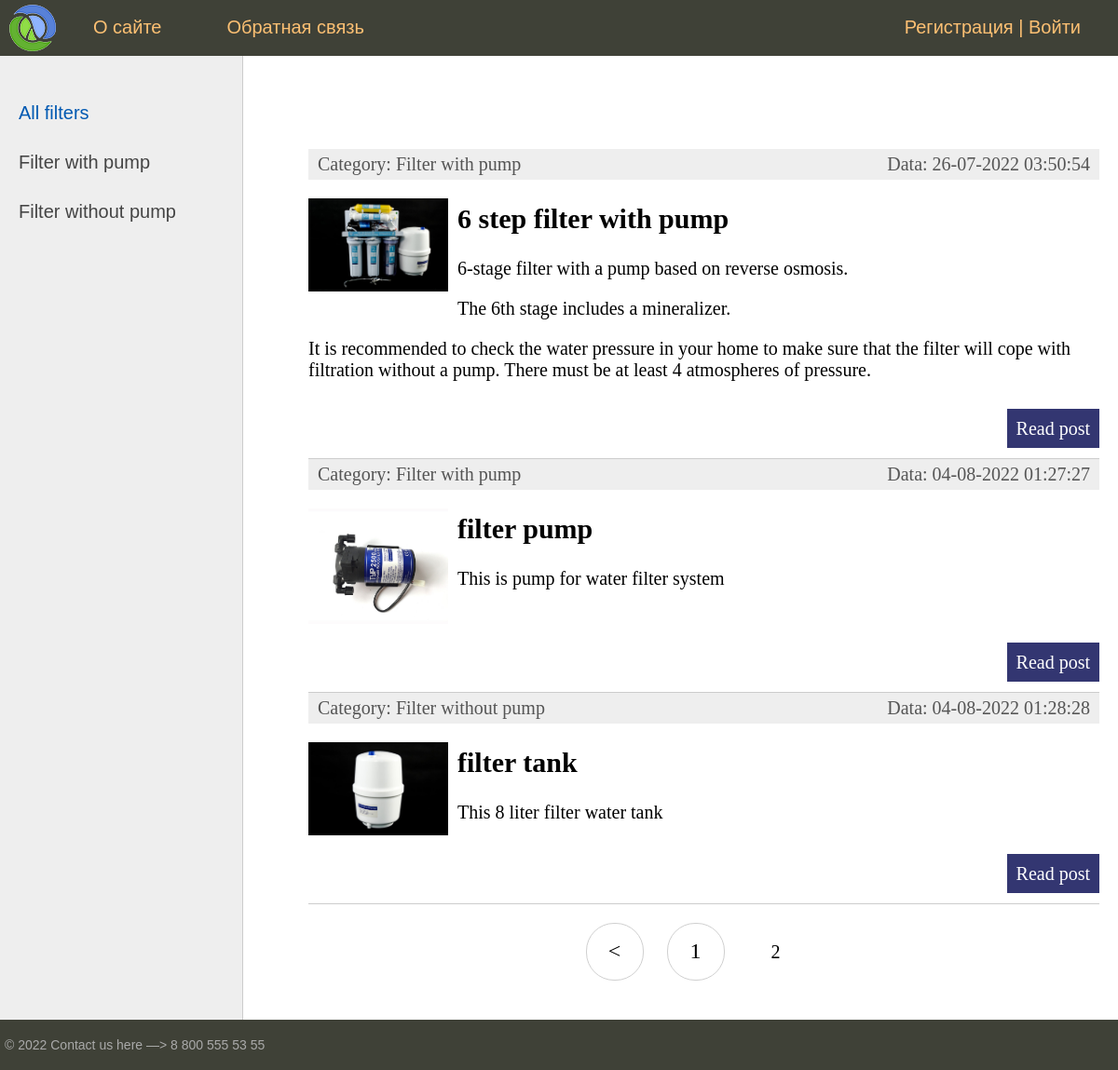
Screenshot of /?page=2 with the database file from the repository.
### filter/models.py (models this page shows, shortened)
class Category(models.Model):
    name = models.CharField(max_length=100, db_index=True, verbose_name="Type of filter")
    slug = models.SlugField(max_length=255, unique=True, db_index=True, verbose_name="URL")
    def __str__(self):
        return self.name
    def get_absolute_url(self):
        return reverse('category', kwargs={'cat_slug': self.slug})
    class Meta:
        verbose_name_plural = 'Categories'

class Filter(models.Model):
    title = models.CharField(max_length=255, verbose_name="Заголовок")
    slug = models.SlugField(max_length=255, unique=True, db_index=True, verbose_name="URL")
    content = models.TextField(blank=True, verbose_name="Текст инфо о фильтре")
    photo = models.ImageField(upload_to="photos/%Y/%m/%d/", verbose_name="Фото")
    time_create = models.DateTimeField(auto_now_add=True, verbose_name="Время создания")
    time_update = models.DateTimeField(auto_now=True, verbose_name="Время обновления")
    is_published = models.BooleanField(default=True, verbose_name="Опубликовано")
    cat = models.ForeignKey('Category', on_delete=models.PROTECT, null=True, verbose_name="Категории") ##category, ключ форейгн кэй который ссылается на класс Categoryf1
    def get_absolute_url(self):
        return reverse('post', kwargs={'post_slug': self.slug})
    class Meta:
        ordering = ['id'] #сортировка списка постов

### filter/views.py (the view)
# urls.py: path('', FilterHome.as_view(), name='home'),
class FilterHome(DataMixin, ListView): # класс представления страницы заменяет строчки кода с def index(request)
    model = Filter
    template_name = 'filter/index.html'
    context_object_name = 'posts'
    def get_context_data(self, *, object_list=None, **kwargs):
        context = super().get_context_data(**kwargs)
        c_def = self.get_user_context(title="Main page")    # c_def <- эта строка вызывает код с util.py в котором написан контекст
        return dict(list(context.items()) + list(c_def.items()))
    def get_queryset(self):
        return Filter.objects.filter(is_published=True)

### filter/templatetags/filter_tags.py (called while the page is built)
@register.inclusion_tag('filter/list_categories.html')
def show_categories(sort=None, cat_selected=0 ):
    if not sort:
        cats = Category.objects.all()
    else:
        cats = Category.objects.order_by(sort)
    return {"cats": cats, "cat_selected": cat_selected}

### filter/utils.py (called while the page is built)
    def get_user_context(self, **kwargs):
        context = kwargs
        cats = Category.objects.annotate(Count('filter'))
        user_menu = menu.copy()
        if not self.request.user.is_authenticated:
            user_menu.pop(1)
        context['menu'] = user_menu
        context['cats'] = cats
        if 'cat_selected' not in context:
            context['cat_selected'] = 0
        return context

### filter/templates/filter/index.html (shortened to what this page needs)
{% extends 'filter/base.html' %}
{% block content %}
<ul class="list-articles">
	{% for p in posts %}
			<li><div class="article-panel">
				<p class="first">Category: {{p.cat}}</p>
				<p class="last">Data: {{p.time_update|date:"d-m-Y H:i:s"}}</p>
			</div>
{% if p.photo %}
				<p><img class="img-article-left thumb" src="{{p.photo.url}}"></p>
{% endif %}
				<h2>{{p.title}}</h2>
	{% autoescape on %}
	{{p.content|linebreaks|truncatewords:50}}
	{% endautoescape %}
			<p class="link-read-post"><a href="{{ p.get_absolute_url }}">Read post</a></p>
			</li>
	{% endfor %}
</ul>
{% endblock %}

### filter/templates/filter/base.html (shortened to what this page needs)
{% load static %}
{% load filter_tags %}
<html>
<head>
	<link type="text/css" href="{% static 'filter/css/styles.css' %}" rel="stylesheet" />
</head>
<body>
<table class="table-page" border=0 cellpadding="0" cellspacing="0">
<tr><td valign=top>
{% block mainmenu %}
		<div class="header">
			<ul id="mainmenu" class="mainmenu">
			<li class="logo"><a href="{% url 'home' %}"><div class="logo"></div></a></li>
{% for m in menu %}
			<li><a href="{% url m.url_name %}">{{m.title}}</a></li>
{% endfor %}
			{% if request.user.is_authenticated %}
				<li class="last"> {{ user.username }} | <a href="{% url 'logout' %}">Log out</a></li>
				{% else %}
			<li class="last"> <a href="{% url 'register' %}">Регистрация</a> | <a href="{% url 'login' %}">Войти</a></li>
				{% endif %}
			</ul>
		</div>
{% endblock mainmenu %}
<table class="table-content" border=0 cellpadding="0" cellspacing="0">
<tr>
	<td valign="top" class="left-chapters">
	<ul id="leftchapters">
{% if cat_selected == 0 %}
		<li class="selected">All filters</li>
{% else %}
		<li><a href="{% url 'home' %}"> All filters</a></li>
{% endif %}
{% for c in cats %}
{% if c.filter__count > 0 %}
		{% if c.pk == cat_selected %}
			<li class="selected"> {{c.name}}</li>
		{% else %}
			<li><a href="{{ c.get_absolute_url }}"> {{c.name}} </a> </li>
		{% endif %}
{% endif %}
	{% endfor %}
	</ul>
</td>
<td valign="top" class="content">
	<div class="content-text">
{% block content %}
{% endblock %}
{% if page_obj.has_other_pages %}
		<nav class="list-pages">
			<ul>
{% if page_obj.has_previous %}
<li class="page-num">
	<a href="?page={{page_obj.previous_page_number}}"> &lt; </a>
</li>
{% endif %}
			{% for p in paginator.page_range %}
			{% if page_obj.number == p %}
			<li class="page-num page-num-selected">{{ p }}</li>
			{% elif p >= page_obj.number|add:-2 and p <= page_obj.number|add:2  %}
			<li class="page-num">
				<a href="?page={{ p }}">{{ p }}</a>
			</li>
			{% endif %}
			{% endfor %}
			</ul>
		</nav>
{% endif %}
	</div>
</td></tr></table>
</td></tr>
<tr><td valign=top>
	<div id="footer">
		<p>&copy; 2022 Contact us here —> 8 800 555 53 55</p>
	</div>
</td></tr></table>
</body>
</html>

### filter/static/filter/css/styles.css (style rules this page uses)
html, body { font-family: 'Arial'; margin: 0; padding: 0; height: 100%; width: 100%; color: #444; }
a { color: #0059b2; text-decoration: none; }
img { max-width: 600px; height: auto; }
img.img-article-left { max-width: 300px; height: auto; float: left; padding: 0 10px 10px 0; }
img.img-article-left.thumb { max-width: 150px; height: auto; }
p.link-read-post { text-align: right; }
p.link-read-post a { padding: 10px; min-width: 100px; background: #333671; color: #fff; text-decoration: none; }
div.article-panel { background: #eee; padding: 5px 10px 5px 10px; box-sizing: border-box; overflow: hidden; color: #555; }
div.article-panel p.first { margin: 0; float: left; }
div.article-panel p.last { margin: 0; float: right; }
ul.list-articles { list-style: none; margin: 0; padding: 0; }
ul.list-articles li { border-bottom: 1px solid #ccc; }
.table-page { width: 100%; height: 100%; vertical-align: top; }
.table-page tr { height: 100%; }
.header { background: #3F4137; height: 60px; }
.logo { background: url('../images/logo.png') no-repeat 10px 5px; width: 70px; height: 60px; }
ul.mainmenu { list-style: none; margin: 0; padding: 0; height: 60px; color: #fdc073; font-size: 20px; overflow: hidden; }
ul.mainmenu li { float: left; margin: 18px 40px 0 30px; }
ul.mainmenu li.logo { margin: 0; }
ul.mainmenu li.last { float: right; }
ul.mainmenu li a { color: #fdc073; text-decoration: none; }
.table-content { width: 100%; min-height: 100%; height: 100%; }
.left-chapters { margin: 0; background: #eee; border-right: 1px solid #ccc; min-height: 100%; }
.left-chapters ul { width: 230px; min-height: 100%; margin: 0; padding: 20px 10px 10px 20px; list-style: none; font-size: 20px; }
.left-chapters ul li { margin: 30px 0 0 0; color: #999; }
.left-chapters ul li.selected { color: #0059b2; }
.left-chapters ul li a { color: #444; text-decoration: none; }
.content { padding: 40px 20px 20px 40px; width: 100%; box-sizing: border-box; }
.content-text { margin: 60px 0 0 30px; color: #000; font-size: 20px; font-family: Yandex Sans Display Light; }
#footer { box-sizing: border-box; background: #3F4137; padding: 5px; color: #aaa; font-size: 14px; font-family: Verdana, Geneva, Arial, Helvetica; text-align: left; overflow: hidden; }
.list-pages { text-align: center; margin: 0 0 20px 0; }
.list-pages ul { margin: 20px 0 0 0; padding: 0; list-style: none; }
.list-pages ul li { display: inline-block; margin: 0 20px 0 0; }
.list-pages a { color: #000; font-size: 24px; text-decoration: none; }
.list-pages .page-num, .page-num-selected { display: inline-block; width: 60px; height: 44px; padding: 16px 0 0 0; border: 1px solid #d0d0d0; border-radius: 30px; }
.list-pages .page-num-selected { border: none; color: #000; font-size: 20px; }

### rows the page displays
Category: name "Filter with pump"
Category: name "Filter without pump"
Filter: cat "Filter with pump", time_update "26-07-2022 03:50:54", photo (picture), title "6 step filter with pump", content "6-stage filter with a pump based on reverse osmosis. The 6th stage includes a mineralizer. It is recommended to check the water pressure in your home to make sure that the filter will cope with filtration without a pump. There must be at least 4 atmospheres of pressure."
Filter: cat "Filter with pump", time_update "04-08-2022 01:27:27", photo (picture), title "filter pump", content "This is pump for water filter system"
Filter: cat "Filter without pump", time_update "04-08-2022 01:28:28", photo (picture), title "filter tank", content "This 8 liter filter water tank"

### other values shown
{{ m.title }} "О сайте" "Обратная связь"
{{ p }} "1"
{{ p }} "2"
